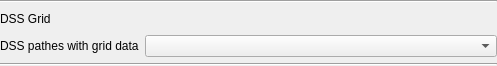
<?xml version="1.0" encoding="UTF-8"?>
<ui version="4.0">
 <class>ReosDssGriddedRainfallSelector</class>
 <widget class="QWidget" name="ReosDssGriddedRainfallSelector">
  <property name="geometry">
   <rect>
    <x>0</x>
    <y>0</y>
    <width>497</width>
    <height>64</height>
   </rect>
  </property>
  <property name="windowTitle">
   <string>Form</string>
  </property>
  <layout class="QVBoxLayout" name="verticalLayout">
   <property name="leftMargin">
    <number>0</number>
   </property>
   <property name="topMargin">
    <number>0</number>
   </property>
   <property name="rightMargin">
    <number>0</number>
   </property>
   <property name="bottomMargin">
    <number>0</number>
   </property>
   <item>
    <widget class="Line" name="line">
     <property name="orientation">
      <enum>Qt::Horizontal</enum>
     </property>
    </widget>
   </item>
   <item>
    <layout class="QHBoxLayout" name="horizontalLayout_2">
     <item>
      <widget class="QLabel" name="label_2">
       <property name="text">
        <string>DSS Grid</string>
       </property>
      </widget>
     </item>
     <item>
      <spacer name="horizontalSpacer">
       <property name="orientation">
        <enum>Qt::Horizontal</enum>
       </property>
       <property name="sizeHint" stdset="0">
        <size>
         <width>40</width>
         <height>20</height>
        </size>
       </property>
      </spacer>
     </item>
    </layout>
   </item>
   <item>
    <layout class="QHBoxLayout" name="horizontalLayout" stretch="0,1">
     <item>
      <widget class="QLabel" name="label">
       <property name="text">
        <string>DSS pathes with grid data</string>
       </property>
      </widget>
     </item>
     <item>
      <widget class="QComboBox" name="mPathesCombo"/>
     </item>
    </layout>
   </item>
   <item>
    <widget class="Line" name="line_2">
     <property name="orientation">
      <enum>Qt::Horizontal</enum>
     </property>
    </widget>
   </item>
  </layout>
 </widget>
 <resources/>
 <connections/>
</ui>
